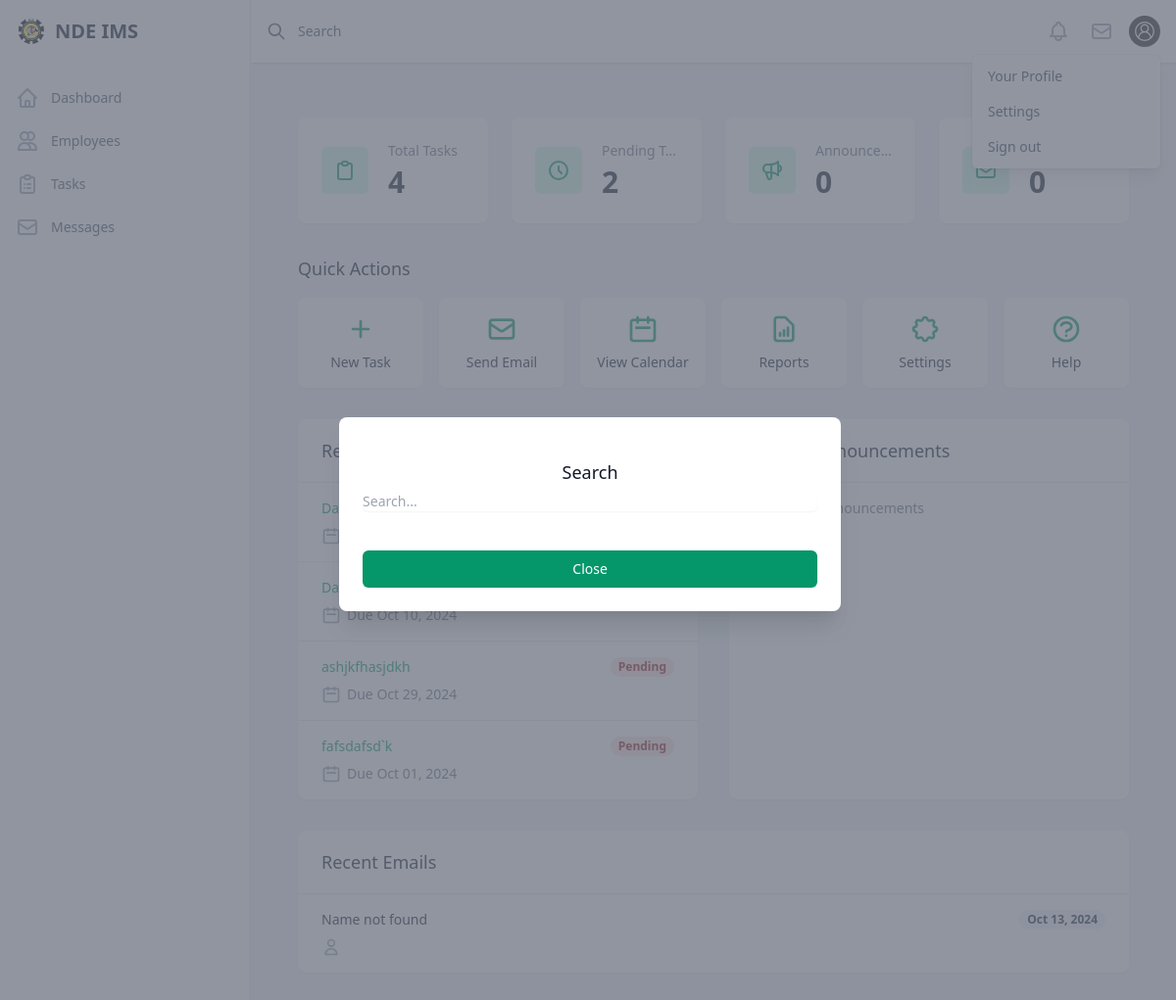
Page / (signed in) on the committed database.
### communication/models.py (models this page shows, shortened)
class Task(models.Model):
    PRIORITY_CHOICES = [
        ('LOW', 'Low'),
        ('MEDIUM', 'Medium'),
        ('HIGH', 'High'),
        ('URGENT', 'Urgent'),
    ]
    STATUS_CHOICES = [
        ('PENDING', 'Pending'),
        ('IN_PROGRESS', 'In Progress'),
        ('COMPLETED', 'Completed'),
        ('CANCELLED', 'Cancelled'),
    ]
    title = models.CharField(max_length=255, verbose_name="Title")
    description = models.TextField(verbose_name="Description")
    assigned_by = models.ForeignKey(Employee, on_delete=models.CASCADE, related_name='assigned_tasks', verbose_name="Assigned By")
    assigned_to = models.ForeignKey(Employee, on_delete=models.CASCADE, related_name='tasks', verbose_name="Assigned To")
    department = models.ForeignKey(Department, null=True, blank=True, on_delete=models.CASCADE, related_name='department_tasks', verbose_name="Department")
    priority = models.CharField(max_length=10, choices=PRIORITY_CHOICES, default='MEDIUM', verbose_name="Priority")
    status = models.CharField(max_length=20, choices=STATUS_CHOICES, default='PENDING', verbose_name="Status")
    due_date = models.DateTimeField(verbose_name="Due Date")
    created_by = models.ForeignKey(Employee, on_delete=models.CASCADE, related_name='created_tasks', verbose_name="Created By")
    created_at = models.DateTimeField(auto_now_add=True, verbose_name="Created At")
    updated_at = models.DateTimeField(auto_now=True, verbose_name="Updated At")
    class Meta:
        verbose_name = "Task"
        verbose_name_plural = "Tasks"
        ordering = ['-due_date']

class InAppEmail(models.Model):
    sender = models.ForeignKey(Employee, on_delete=models.CASCADE, related_name='sent_emails', verbose_name="Sender")
    recipients = models.ManyToManyField(Employee, related_name='received_emails', verbose_name="Recipients")
    cc = models.ManyToManyField(Employee, related_name='cc_emails', blank=True, verbose_name="CC")
    bcc = models.ManyToManyField(Employee, related_name='bcc_emails', blank=True, verbose_name="BCC")
    subject = models.CharField(max_length=255, verbose_name="Subject")
    body = models.TextField(verbose_name="Email Body")
    sent_at = models.DateTimeField(auto_now_add=True, verbose_name="Sent At")
    is_read = models.ManyToManyField(Employee, related_name='read_emails', blank=True, verbose_name="Read By")
    parent_email = models.ForeignKey('self', on_delete=models.SET_NULL, null=True, blank=True, related_name='replies', verbose_name="Parent Email")
    is_draft = models.BooleanField(default=False, verbose_name="Is Draft")
    class Meta:
        verbose_name = "In-App Email"
        verbose_name_plural = "In-App Emails"
        ordering = ['-sent_at']

### core/views.py (the view)
# urls.py: path('', login_required(dashboard), name='root'),
@login_required
def dashboard(request):
    context = {
        'quick_stats': get_quick_stats(request.user),
        'quick_actions': get_quick_actions(request.user),
        'tasks': Task.objects.filter(assigned_to=request.user).order_by('-created_at')[:5],
        'announcements': DepartmentAnnouncement.objects.filter(department=request.user.current_department).order_by('-created_at')[:5],
        'recent_emails': InAppEmail.objects.filter(recipients=request.user).order_by('-sent_at')[:5],
    }
    return render(request, 'core/dashboard.html', context)

### core/templates/core/dashboard.html (shortened to what this page needs)
{% extends "base.html" %}
{% load static %}
{% load custom_filters %}
{% block content %}
<div class="container mx-auto px-4 py-8">
    <div class="grid grid-cols-1 sm:grid-cols-2 lg:grid-cols-4 gap-6 mb-8">
        {% for stat in quick_stats %}
        <div class="bg-white overflow-hidden shadow-sm rounded-lg transition-shadow duration-300 hover:shadow-md">
            <div class="px-4 py-5 sm:p-6">
                <div class="flex items-center">
                    <div class="flex-shrink-0 bg-green-100 rounded-md p-3">
                        <svg class="h-6 w-6 text-green-600" fill="none" viewBox="0 0 24 24" stroke="currentColor">
                            <path stroke-linecap="round" stroke-linejoin="round" stroke-width="2" d="{{ stat.icon }}"></path>
                        </svg>
                    </div>
                    <div class="ml-5 w-0 flex-1">
                        <dl>
                            <dt class="text-sm font-medium text-gray-500 truncate">
                                {{ stat.title }}
                            </dt>
                            <dd class="mt-1 text-3xl font-semibold text-gray-900">
                                {{ stat.value }}
                            </dd>
                        </dl>
                    </div>
                </div>
            </div>
        </div>
        {% endfor %}
    </div>
    <div class="mb-8">
        <h2 class="text-lg font-medium text-gray-900 mb-4">Quick Actions</h2>
        <div class="grid grid-cols-2 sm:grid-cols-3 md:grid-cols-4 lg:grid-cols-6 gap-4">
            {% for action in quick_actions %}
            <a href="{% url action.url %}" class="bg-white overflow-hidden shadow-sm rounded-lg hover:shadow-md transition-shadow duration-300 flex flex-col items-center justify-center p-4">
                <svg class="h-8 w-8 text-green-600 mb-2" fill="none" viewBox="0 0 24 24" stroke="currentColor">
                    <path stroke-linecap="round" stroke-linejoin="round" stroke-width="2" d="{{ action.icon }}"></path>
                </svg>
                <span class="text-sm font-medium text-gray-900 text-center">{{ action.name }}</span>
            </a>
            {% endfor %}
        </div>
    </div>
    <div class="grid grid-cols-1 lg:grid-cols-2 gap-8">
        <div class="bg-white shadow-sm rounded-lg overflow-hidden">
            <div class="px-4 py-5 sm:px-6 border-b border-gray-200">
                <div class="flex items-center justify-between">
                    <h3 class="text-lg leading-6 font-medium text-gray-900">Recent Tasks</h3>
                    <a href="{% url 'communication:task_list' %}" class="text-sm font-medium text-green-600 hover:text-green-500">View all</a>
                </div>
            </div>
            <ul class="divide-y divide-gray-200">
                {% for task in tasks %}
                <li>
                    <a href="{% url 'communication:view_task' task.id %}" class="block hover:bg-gray-50">
                        <div class="px-4 py-4 sm:px-6">
                            <div class="flex items-center justify-between">
                                <p class="text-sm font-medium text-green-600 truncate">
                                    {{ task.title }}
                                </p>
                                <div class="ml-2 flex-shrink-0 flex">
                                    <p class="px-2 inline-flex text-xs leading-5 font-semibold rounded-full {% if task.status == 'COMPLETED' %}bg-green-100 text-green-800{% elif task.status == 'IN_PROGRESS' %}bg-yellow-100 text-yellow-800{% else %}bg-red-100 text-red-800{% endif %}">
                                        {{ task.get_status_display }}
                                    </p>
                                </div>
                            </div>
                            <div class="mt-2 sm:flex sm:justify-between">
                                <div class="sm:flex">
                                    <p class="flex items-center text-sm text-gray-500">
                                        <svg class="flex-shrink-0 mr-1.5 h-5 w-5 text-gray-400" fill="none" viewBox="0 0 24 24" stroke="currentColor">
                                            <path stroke-linecap="round" stroke-linejoin="round" stroke-width="2" d="M8 7V3m8 4V3m-9 8h10M5 21h14a2 2 0 002-2V7a2 2 0 00-2-2H5a2 2 0 00-2 2v12a2 2 0 002 2z" />
                                        </svg>
                                        Due {{ task.due_date|date:"M d, Y" }}
                                    </p>
                                </div>
                            </div>
                        </div>
                    </a>
                </li>
                {% empty %}
                <li class="px-4 py-4 sm:px-6 text-sm text-gray-500">No recent tasks</li>
                {% endfor %}
            </ul>
        </div>
        <div class="bg-white shadow-sm rounded-lg overflow-hidden">
            <div class="px-4 py-5 sm:px-6 border-b border-gray-200">
                <h3 class="text-lg leading-6 font-medium text-gray-900">Recent Announcements</h3>
            </div>
            <ul class="divide-y divide-gray-200">
                {% for announcement in announcements %}
                <li>
                    <div class="px-4 py-4 sm:px-6">
                        <div class="flex items-center justify-between">
                            <p class="text-sm font-medium text-gray-900 truncate">
                                {{ announcement.title }}
                            </p>
                            <div class="ml-2 flex-shrink-0 flex">
                                <p class="px-2 inline-flex text-xs leading-5 font-semibold rounded-full bg-green-100 text-green-800">
                                    {{ announcement.created_at|date:"M d, Y" }}
                                </p>
                            </div>
                        </div>
                        <div class="mt-2">
                            <p class="text-sm text-gray-500 truncate">
                                {{ announcement.content|truncatewords:20 }}
                            </p>
                        </div>
                    </div>
                </li>
                {% empty %}
                <li class="px-4 py-4 sm:px-6 text-sm text-gray-500">No recent announcements</li>
                {% endfor %}
            </ul>
        </div>
    </div>
    <div class="mt-8 bg-white shadow-sm rounded-lg overflow-hidden">
        <div class="px-4 py-5 sm:px-6 border-b border-gray-200">
            <h3 class="text-lg leading-6 font-medium text-gray-900">Recent Emails</h3>
        </div>
        <ul class="divide-y divide-gray-200">
            {% for email in recent_emails %}
            <li>
                <a href="{% url 'communication:view_email' email.id %}" class="block hover:bg-gray-50">
                    <div class="px-4 py-4 sm:px-6">
                        <div class="flex items-center justify-between">
                            <p class="text-sm font-medium text-gray-900 truncate">
                                {{ email.subject }}
                            </p>
                            <div class="ml-2 flex-shrink-0 flex">
                                <p class="px-2 inline-flex text-xs leading-5 font-semibold rounded-full bg-gray-100 text-gray-800">
                                    {{ email.sent_at|date:"M d, Y" }}
                                </p>
                            </div>
                        </div>
                        <div class="mt-2 sm:flex sm:justify-between">
                            <p class="flex items-center text-sm text-gray-500">
                                <svg class="flex-shrink-0 mr-1.5 h-5 w-5 text-gray-400" fill="none" viewBox="0 0 24 24" stroke="currentColor">
                                    <path stroke-linecap="round" stroke-linejoin="round" stroke-width="2" d="M16 7a4 4 0 11-8 0 4 4 0 018 0zM12 14a7 7 0 00-7 7h14a7 7 0 00-7-7z" />
                                </svg>
                            </p>
                        </div>
                    </div>
                </a>
            </li>
            {% empty %}
            <li class="px-4 py-4 sm:px-6 text-sm text-gray-500">No recent emails</li>
            {% endfor %}
        </ul>
    </div>
</div>
{% endblock %}

### rows in the picture
Task: title "Data…"
Task: title "Data…", due_date "Oct 10, 2024"
Task: title "ashjkfhasjdkh", status "Pending", due_date "Oct 29, 2024"
Task: title "fafsdafsd`k", status "Pending", due_date "Oct 01, 2024"
InAppEmail: subject "Name not found", sent_at "Oct 13, 2024"

### other values in the picture
{{ stat.title }} "Total Tasks" "Pending T…" "Announce…"
{{ stat.value }} "4" "2" "0" "0"
{{ action.name }} "New Task" "Send Email" "View Calendar" "Reports" "Settings" "Help"
